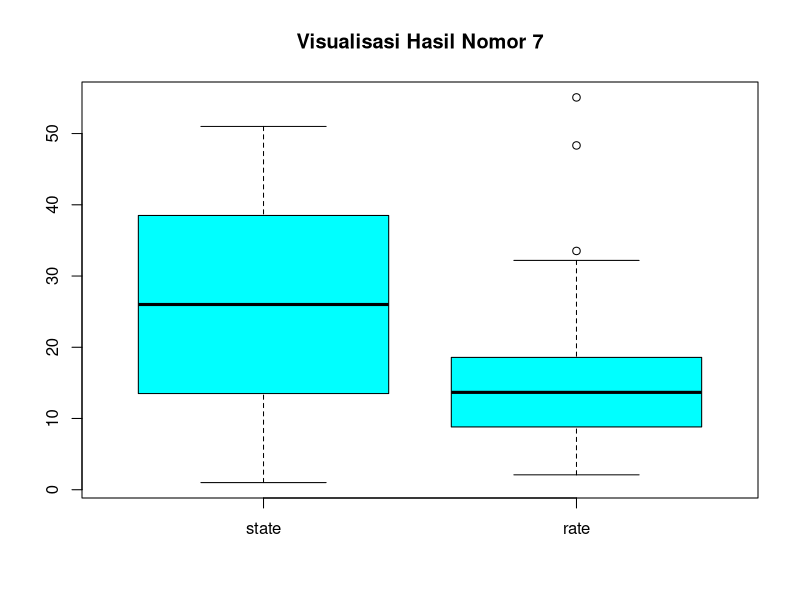
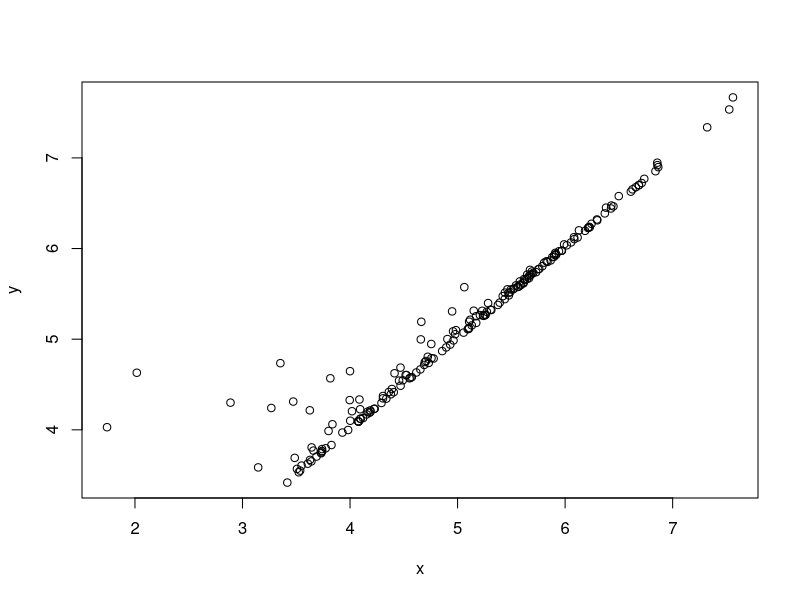

These figures' R source, in order:
## ---- chunk 1
knitr::opts_chunk$set(echo = TRUE)
## ---- chunk 2
library(dslabs)
library(dplyr)
data(us_contagious_diseases)
## ---- chunk 3
names(us_contagious_diseases)
## ---- chunk 4
class(us_contagious_diseases$disease)
## ---- chunk 5
rubella=us_contagious_diseases[which(us_contagious_diseases$disease == "Rubella"),]
datax=rubella[which(rubella$year>=2000&rubella$year<=2005),]
x<-arrange(.data=datax, -count)
head(x,10)
## ---- chunk 6
df1<-mutate(us_contagious_diseases, category=case_when(count<500~"Biasa",count>2000~"Azab",TRUE~"Cobaan"))
head(df1,10)
## ---- chunk 7
df2<-mutate(df1, rate=count/population*100000)
head(df2,10)
## ---- chunk 8
dataa <- select(df2, state, rate)
dataa1<-distinct(dataa, state, .keep_all = TRUE)
summary(dataa1)
## ---- chunk 9
boxplot(dataa1, col=c("cyan"), cex.main=1.2, main="Visualisasi Hasil Nomor 7")
## ---- chunk 10
library(dplyr)
fdata=read.csv("worldwide_covid_data.csv")
## ---- chunk 11
str(fdata)
## ---- chunk 12
df<-data.frame(fdata)
x<-arrange(.data=df, desc(Total_Cases))
head(x[1:2],10)
## ---- chunk 13
new_df1<-mutate(fdata, Rate_Deaths=Total_Deaths/Total_Cases)
new_df1
## ---- chunk 14
i_max<-which.max(new_df1$Rate_Deaths)
i_min<-which.min(new_df1$Rate_Deaths)
##TERTINGGI
new_df1$Country[i_max]
##TERENDAH
new_df1$Country[i_min]
## ---- chunk 15
x<-log10(new_df1$Total_Recovered)
y<-log10(new_df1$Total_Cases)
plot(x,y)
